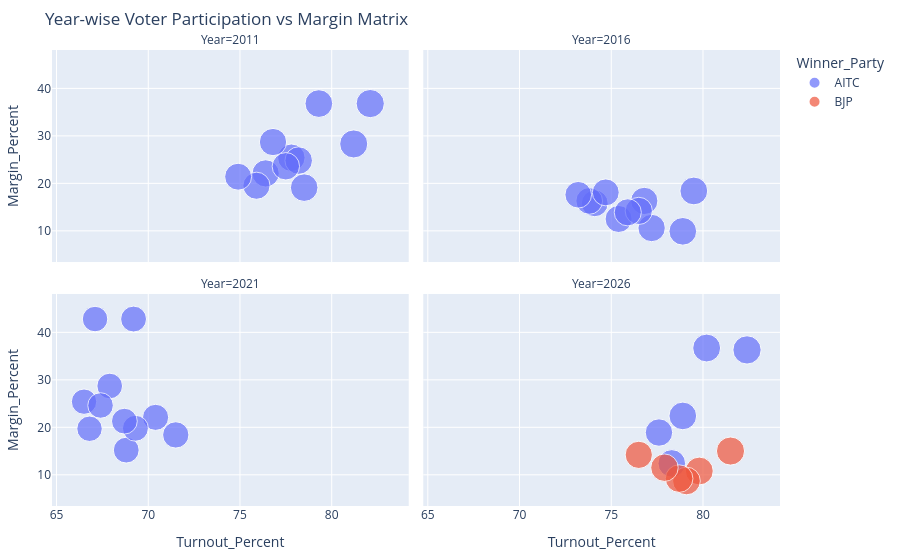

The notebook cell this image was saved under:
### Code cell
import pandas as pd
import numpy as np
import matplotlib.pyplot as plt
import seaborn as sns
import plotly.express as px

# 1. Data Initialization
kolkata_data = {
    'Year': [2011]*11 + [2016]*11 + [2021]*11 + [2026]*11,
    'Constituency': [
        "Kolkata Port", "Bhabanipur", "Rashbehari", "Ballygunge", "Chowrangee",
        "Entally", "Beleghata", "Jorasanko", "Shyampukur", "Maniktala", "Kashipur-Belgachhia"
    ] * 4,
    'Winner_Party': [
        'AITC','AITC','AITC','AITC','AITC','AITC','AITC','AITC','AITC','AITC','AITC',
        'AITC','AITC','AITC','AITC','AITC','AITC','AITC','AITC','AITC','AITC','AITC',
        'AITC','AITC','AITC','AITC','AITC','AITC','AITC','AITC','AITC','AITC','AITC',
        'AITC','BJP','BJP','AITC','AITC','AITC','AITC','BJP','BJP','BJP','BJP'
    ],
    'Turnout_Percent': [
        78.5, 82.1, 79.3, 81.2, 77.8, 76.4, 75.9, 78.2, 77.5, 76.8, 74.9,
        76.8, 79.5, 77.2, 78.9, 75.4, 74.1, 73.8, 76.5, 75.9, 74.7, 73.2,
        69.2, 71.5, 68.8, 70.4, 67.9, 66.5, 67.1, 69.3, 68.7, 67.4, 66.8,
        82.4, 79.8, 81.5, 80.2, 78.9, 77.6, 78.3, 79.1, 78.7, 77.9, 76.5
    ],
    'Margin_Percent': [
        19.1, 36.8, 36.8, 28.3, 25.4, 22.1, 19.5, 24.8, 23.6, 28.7, 21.4,
        16.3, 18.4, 10.6, 9.9, 12.5, 15.8, 16.3, 14.2, 13.9, 18.1, 17.6,
        42.8, 18.4, 15.2, 22.1, 28.7, 25.4, 42.8, 19.8, 21.3, 24.6, 19.7,
        36.3, 10.8, 15.0, 36.7, 22.4, 18.9, 12.4, 8.7, 9.2, 11.5, 14.2
    ]
}

df = pd.DataFrame(kolkata_data)

# Styling configurations
sns.set_style("whitegrid")
plt.rcParams['figure.figsize'] = (14, 8)
plt.rcParams['font.size'] = 12

print("✅ Data loaded. Generating fixed Voter Participation Analysis...\n")

# =====================================================================
# VOTER PARTICIPATION ANALYSIS
# =====================================================================

# 1. Voter Participation vs. Margin of Victory (Fixed regplot)
plt.figure(figsize=(12, 8))
sns.scatterplot(
    data=df, 
    x='Turnout_Percent', 
    y='Margin_Percent', 
    hue='Year', 
    style='Winner_Party', 
    palette='viridis', 
    s=150, 
    alpha=0.8
)

# FIXED: passed linestyle inside line_kws dictionary
sns.regplot(
    data=df, 
    x='Turnout_Percent', 
    y='Margin_Percent', 
    scatter=False, 
    color='red', 
    line_kws={'linestyle': '--'}, 
    label='Overall Trend'
)

plt.title('Voter Participation (Turnout) vs. Victory Margin (2011-2026)', fontsize=16, fontweight='bold')
plt.xlabel('Voter Turnout Percentage (%)', fontsize=12)
plt.ylabel('Victory Margin Percentage (%)', fontsize=12)
plt.legend(bbox_to_anchor=(1.05, 1), loc='upper left')
plt.grid(True, linestyle=':', alpha=0.6)
plt.tight_layout()
plt.show()


# 2. Interactive Participation Matrix (Using Plotly)
fig3 = px.scatter(
    df, 
    x="Turnout_Percent", 
    y="Margin_Percent", 
    color="Winner_Party", 
    size="Turnout_Percent",
    hover_name="Constituency", 
    facet_col="Year", 
    facet_col_wrap=2,
    title="Year-wise Voter Participation vs Margin Matrix"
)
fig3.update_layout(margin=dict(l=20, r=20, t=50, b=20))
fig3.show()


# 3. Custom Metric: Voter Engagement Index (VEI)
df['Turnout_Norm'] = (df['Turnout_Percent'] - df['Turnout_Percent'].min()) / (df['Turnout_Percent'].max() - df['Turnout_Percent'].min())
df['Margin_Inverse_Norm'] = 1 - ((df['Margin_Percent'] - df['Margin_Percent'].min()) / (df['Margin_Percent'].max() - df['Margin_Percent'].min()))

# Engagement Score out of 100
df['Engagement_Score'] = ((df['Turnout_Norm'] + df['Margin_Inverse_Norm']) / 2 * 100).round(1)

# Top highly engaged elections
highly_engaged = df.sort_values(by='Engagement_Score', ascending=False).head(10)

print("🔥 Top 10 Most Highly Engaged Elections (High Turnout & Close Contests):")
print(highly_engaged[['Year', 'Constituency', 'Turnout_Percent', 'Margin_Percent', 'Winner_Party', 'Engagement_Score']].to_string(index=False))
print("\n" + "="*60 + "\n")


# 4. 2026 Participation Shift (Turnout Change from 2021 to 2026)
turnout_2021 = df[df['Year'] == 2021][['Constituency', 'Turnout_Percent']].rename(columns={'Turnout_Percent': 'Turnout_2021'})
turnout_2026 = df[df['Year'] == 2026][['Constituency', 'Turnout_Percent']].rename(columns={'Turnout_Percent': 'Turnout_2026'})

participation_shift = pd.merge(turnout_2021, turnout_2026, on='Constituency')
participation_shift['Turnout_Gain/Loss'] = (participation_shift['Turnout_2026'] - participation_shift['Turnout_2021']).round(2)

# Merge winner info for 2026 context
winner_2026 = df[df['Year'] == 2026][['Constituency', 'Winner_Party']].rename(columns={'Winner_Party': 'Winner_2026'})
participation_shift = pd.merge(participation_shift, winner_2026, on='Constituency')

print("⚡ Voter Participation Shift (2021 vs 2026):")
print(participation_shift.sort_values(by='Turnout_Gain/Loss', ascending=False).to_string(index=False))

# Plotting the participation shift
plt.figure(figsize=(14, 7))
sns.barplot(
    data=participation_shift.sort_values(by='Turnout_Gain/Loss'), 
    x='Turnout_Gain/Loss', 
    y='Constituency', 
    hue='Winner_2026',
    palette={'AITC': '#2ca02c', 'BJP': '#ff7f0e'}
)
plt.axvline(x=0, color='black', linestyle='--', linewidth=1)
plt.title('Voter Participation Gain/Loss in 2026 compared to 2021', fontsize=16, fontweight='bold')
plt.xlabel('Change in Turnout Percentage (%)')
plt.ylabel('Constituency')
plt.tight_layout()
plt.show()

### Figure 1 — Plotly figure (JSON) as saved in the notebook; plotly's stock layout.template omitted (floating-point values rounded to 4 significant figures)
{"data": [{"hovertemplate": "<b>%{hovertext}</b><br><br>Winner_Party=AITC<br>Year=2011<br>Turnout_Percent=%{marker.size}<br>Margin_Percent=%{y}<extra></extra>", "hovertext": ["Kolkata Port", "Bhabanipur", "Rashbehari", "Ballygunge", "Chowrangee", "Entally", "Beleghata", "Jorasanko", "Shyampukur", "Maniktala", "Kashipur-Belgachhia"], "legendgroup": "AITC", "marker": {"color": "#636efa", "size": [78.5, 82.1, 79.3, 81.2, 77.8, 76.4, 75.9, 78.2, 77.5, 76.8, 74.9], "sizemode": "area", "sizeref": 0.206, "symbol": "circle"}, "mode": "markers", "name": "AITC", "orientation": "v", "showlegend": true, "type": "scatter", "x": [78.5, 82.1, 79.3, 81.2, 77.8, 76.4, 75.9, 78.2, 77.5, 76.8, 74.9], "xaxis": "x3", "y": [19.1, 36.8, 36.8, 28.3, 25.4, 22.1, 19.5, 24.8, 23.6, 28.7, 21.4], "yaxis": "y3"}, {"hovertemplate": "<b>%{hovertext}</b><br><br>Winner_Party=AITC<br>Year=2016<br>Turnout_Percent=%{marker.size}<br>Margin_Percent=%{y}<extra></extra>", "hovertext": ["Kolkata Port", "Bhabanipur", "Rashbehari", "Ballygunge", "Chowrangee", "Entally", "Beleghata", "Jorasanko", "Shyampukur", "Maniktala", "Kashipur-Belgachhia"], "legendgroup": "AITC", "marker": {"color": "#636efa", "size": [76.8, 79.5, 77.2, 78.9, 75.4, 74.1, 73.8, 76.5, 75.9, 74.7, 73.2], "sizemode": "area", "sizeref": 0.206, "symbol": "circle"}, "mode": "markers", "name": "AITC", "orientation": "v", "showlegend": false, "type": "scatter", "x": [76.8, 79.5, 77.2, 78.9, 75.4, 74.1, 73.8, 76.5, 75.9, 74.7, 73.2], "xaxis": "x4", "y": [16.3, 18.4, 10.6, 9.9, 12.5, 15.8, 16.3, 14.2, 13.9, 18.1, 17.6], "yaxis": "y4"}, {"hovertemplate": "<b>%{hovertext}</b><br><br>Winner_Party=AITC<br>Year=2021<br>Turnout_Percent=%{marker.size}<br>Margin_Percent=%{y}<extra></extra>", "hovertext": ["Kolkata Port", "Bhabanipur", "Rashbehari", "Ballygunge", "Chowrangee", "Entally", "Beleghata", "Jorasanko", "Shyampukur", "Maniktala", "Kashipur-Belgachhia"], "legendgroup": "AITC", "marker": {"color": "#636efa", "size": [69.2, 71.5, 68.8, 70.4, 67.9, 66.5, 67.1, 69.3, 68.7, 67.4, 66.8], "sizemode": "area", "sizeref": 0.206, "symbol": "circle"}, "mode": "markers", "name": "AITC", "orientation": "v", "showlegend": false, "type": "scatter", "x": [69.2, 71.5, 68.8, 70.4, 67.9, 66.5, 67.1, 69.3, 68.7, 67.4, 66.8], "xaxis": "x", "y": [42.8, 18.4, 15.2, 22.1, 28.7, 25.4, 42.8, 19.8, 21.3, 24.6, 19.7], "yaxis": "y"}, {"hovertemplate": "<b>%{hovertext}</b><br><br>Winner_Party=AITC<br>Year=2026<br>Turnout_Percent=%{marker.size}<br>Margin_Percent=%{y}<extra></extra>", "hovertext": ["Kolkata Port", "Ballygunge", "Chowrangee", "Entally", "Beleghata"], "legendgroup": "AITC", "marker": {"color": "#636efa", "size": [82.4, 80.2, 78.9, 77.6, 78.3], "sizemode": "area", "sizeref": 0.206, "symbol": "circle"}, "mode": "markers", "name": "AITC", "orientation": "v", "showlegend": false, "type": "scatter", "x": [82.4, 80.2, 78.9, 77.6, 78.3], "xaxis": "x2", "y": [36.3, 36.7, 22.4, 18.9, 12.4], "yaxis": "y2"}, {"hovertemplate": "<b>%{hovertext}</b><br><br>Winner_Party=BJP<br>Year=2026<br>Turnout_Percent=%{marker.size}<br>Margin_Percent=%{y}<extra></extra>", "hovertext": ["Bhabanipur", "Rashbehari", "Jorasanko", "Shyampukur", "Maniktala", "Kashipur-Belgachhia"], "legendgroup": "BJP", "marker": {"color": "#EF553B", "size": [79.8, 81.5, 79.1, 78.7, 77.9, 76.5], "sizemode": "area", "sizeref": 0.206, "symbol": "circle"}, "mode": "markers", "name": "BJP", "orientation": "v", "showlegend": true, "type": "scatter", "x": [79.8, 81.5, 79.1, 78.7, 77.9, 76.5], "xaxis": "x2", "y": [10.8, 15.0, 8.7, 9.2, 11.5, 14.2], "yaxis": "y2"}], "layout": {"annotations": [{"font": {}, "showarrow": false, "text": "Year=2021", "x": 0.245, "xanchor": "center", "xref": "paper", "y": 0.465, "yanchor": "bottom", "yref": "paper"}, {"font": {}, "showarrow": false, "text": "Year=2026", "x": 0.755, "xanchor": "center", "xref": "paper", "y": 0.465, "yanchor": "bottom", "yref": "paper"}, {"font": {}, "showarrow": false, "text": "Year=2011", "x": 0.245, "xanchor": "center", "xref": "paper", "y": 1.0, "yanchor": "bottom", "yref": "paper"}, {"font": {}, "showarrow": false, "text": "Year=2016", "x": 0.755, "xanchor": "center", "xref": "paper", "y": 1.0, "yanchor": "bottom", "yref": "paper"}], "legend": {"itemsizing": "constant", "title": {"text": "Winner_Party"}, "tracegroupgap": 0}, "margin": {"b": 20, "l": 20, "r": 20, "t": 50}, "title": {"text": "Year-wise Voter Participation vs Margin Matrix"}, "xaxis": {"anchor": "y", "domain": [0, 0.49], "title": {"text": "Turnout_Percent"}}, "xaxis2": {"anchor": "y2", "domain": [0.51, 1], "matches": "x", "title": {"text": "Turnout_Percent"}}, "xaxis3": {"anchor": "y3", "domain": [0, 0.49], "matches": "x", "showticklabels": false}, "xaxis4": {"anchor": "y4", "domain": [0.51, 1], "matches": "x", "showticklabels": false}, "yaxis": {"anchor": "x", "domain": [0, 0.465], "title": {"text": "Margin_Percent"}}, "yaxis2": {"anchor": "x2", "domain": [0, 0.465], "matches": "y", "showticklabels": false}, "yaxis3": {"anchor": "x3", "domain": [0.535, 1.0], "matches": "y", "title": {"text": "Margin_Percent"}}, "yaxis4": {"anchor": "x4", "domain": [0.535, 1.0], "matches": "y", "showticklabels": false}}}
